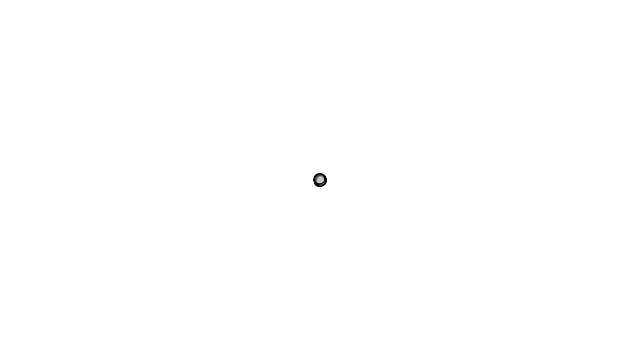
Frame 1 (no input)
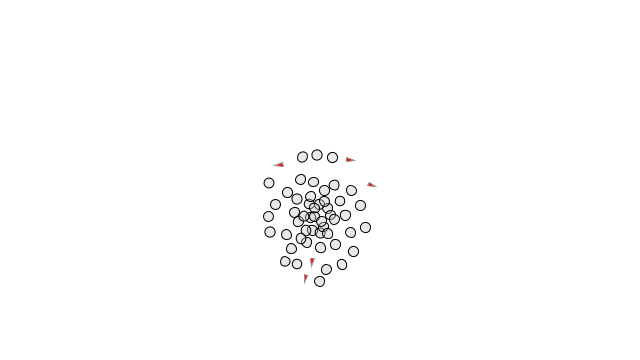
Frame 60 (the mouse pressed at the canvas centre just before this capture)
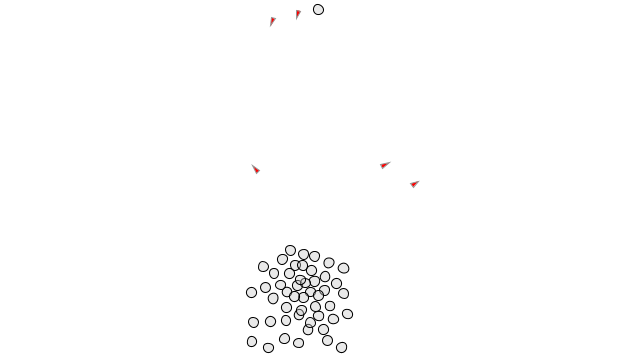
Frame 120 (the mouse held since frame 60 and released just before this capture)

The Processing sketch that drew these frames (run headless with seeded random() and noise(); from frame 60 on, the mouse is pressed at the canvas centre):

// Processing sketch: processing_125298
// ── processing_125298.pde

Flock flock;

void setup() {
  size(640, 360);
  flock = new Flock();

  // Add an initial set of boids into the system
  for (int i = 0; i < 5; i++) {
    flock.addBoid(new Predator(width/2, height/2));
  }

  for (int i = 0; i < 50; i++) {
    flock.addBoid(new Boid(width/2, height/2));
  }
}

void draw() {
  background(255);
  flock.run();
  
}


void mousePressed() {
  if (mouseButton == LEFT) {
    flock.addBoid(new Boid(mouseX, mouseY));
  } 
  else if (mouseButton == RIGHT) {
    flock.addBoid(new Predator(mouseX, mouseY));
  }
}

// The Boid class

class Boid {

  PVector location;
  PVector velocity;
  PVector acceleration;
  float r;
  float maxforce;    // Maximum steering force
  float maxspeed;    // Maximum speed
  float SepVal = 15;

  Boid(float x, float y) {
    acceleration = new PVector(0, 0);

    // This is a new PVector method not yet implemented in JS
    // velocity = PVector.random2D();

    // Leaving the code temporarily this way so that this example runs in JS
    float angle = random(TWO_PI);
    velocity = new PVector(cos(angle), sin(angle));

    location = new PVector(x, y);
    r = 2.0;
    maxspeed = 2;
    maxforce = 0.03;
  }

  void run(ArrayList<Boid> boids) {
    flock(boids);
    update();
    borders();
    render();
  }

  void applyForce(PVector force) {
    // We could add mass here if we want A = F / M
    acceleration.add(force);
  }

  // We accumulate a new acceleration each time based on three rules
  void flock(ArrayList<Boid> boids) {
    PVector sep = separate(boids);   // Separation
    PVector ali = align(boids);      // Alignment
    PVector coh = cohesion(boids);   // Cohesion
    // Arbitrarily weight these forces
    sep.mult(1.5);
    ali.mult(1.0);
    coh.mult(1.0);
    // Add the force vectors to acceleration
    applyForce(sep);
    applyForce(ali);
    applyForce(coh);
  }

  // Method to update location
  void update() {
    // Update velocity
    velocity.add(acceleration);
    // Limit speed
    velocity.limit(maxspeed);
    location.add(velocity);
    // Reset accelertion to 0 each cycle
    acceleration.mult(0);
  }

  // A method that calculates and applies a steering force towards a target
  // STEER = DESIRED MINUS VELOCITY
  PVector seek(PVector target) {
    PVector desired = PVector.sub(target, location);  // A vector pointing from the location to the target
    // Scale to maximum speed
    desired.normalize();
    desired.mult(maxspeed);

    // Above two lines of code below could be condensed with new PVector setMag() method
    // Not using this method until Processing.js catches up
    // desired.setMag(maxspeed);

    // Steering = Desired minus Velocity
    PVector steer = PVector.sub(desired, velocity);
    steer.limit(maxforce);  // Limit to maximum steering force
    return steer;
  }

  void render() {
    // Draw a triangle rotated in the direction of velocity
    float theta = velocity.heading2D() + radians(90);
    // heading2D() above is now heading() but leaving old syntax until Processing.js catches up

    fill(200, 100);
    stroke(0);
    pushMatrix();
    translate(location.x, location.y);
    rotate(theta);
    ellipse(0, 0, 10, 10);
    popMatrix();
  }

  // Wraparound
  void borders() {
    if (location.x < -r) location.x = width+r;
    if (location.y < -r) location.y = height+r;
    if (location.x > width+r) location.x = -r;
    if (location.y > height+r) location.y = -r;
  }

  // Separation
  // Method checks for nearby boids and steers away
  PVector separate (ArrayList<Boid> boids) {
    float desiredseparation = SepVal;
    PVector steer = new PVector(0, 0, 0);
    int count = 0;
    // For every boid in the system, check if it's too close
    for (Boid other : boids) {
      float d = PVector.dist(location, other.location);
      // If the distance is greater than 0 and less than an arbitrary amount (0 when you are yourself)
      if ((d > 0) && (d < desiredseparation)) {
        // Calculate vector pointing away from neighbor
        PVector diff = PVector.sub(location, other.location);
        diff.normalize();
        diff.div(d);        // Weight by distance
        steer.add(diff);
        count++;            // Keep track of how many
      }
    }
    // Average -- divide by how many
    if (count > 0) {
      steer.div((float)count);
    }

    // As long as the vector is greater than 0
    if (steer.mag() > 0) {
      // First two lines of code below could be condensed with new PVector setMag() method
      // Not using this method until Processing.js catches up
      // steer.setMag(maxspeed);

      // Implement Reynolds: Steering = Desired - Velocity
      steer.normalize();
      steer.mult(maxspeed);
      steer.sub(velocity);
      steer.limit(maxforce);
    }
    return steer;
  }

  // Alignment
  // For every nearby boid in the system, calculate the average velocity
  PVector align (ArrayList<Boid> boids) {
    float neighbordist = 50;
    PVector sum = new PVector(0, 0);
    int count = 0;
    for (Boid other : boids) {
      float d = PVector.dist(location, other.location);
      if ((d > 0) && (d < neighbordist)) {
        sum.add(other.velocity);
        count++;
      }
    }
    if (count > 0) {
      sum.div((float)count);
      // First two lines of code below could be condensed with new PVector setMag() method
      // Not using this method until Processing.js catches up
      // sum.setMag(maxspeed);

      // Implement Reynolds: Steering = Desired - Velocity
      sum.normalize();
      sum.mult(maxspeed);
      PVector steer = PVector.sub(sum, velocity);
      steer.limit(maxforce);
      return steer;
    } 
    else {
      return new PVector(0, 0);
    }
  }

  // Cohesion
  // For the average location (i.e. center) of all nearby boids, calculate steering vector towards that location
  PVector cohesion (ArrayList<Boid> boids) {
    float neighbordist = 50;
    PVector sum = new PVector(0, 0);   // Start with empty vector to accumulate all locations
    int count = 0;
    for (Boid other : boids) {
      float d = PVector.dist(location, other.location);
      if ((d > 0) && (d < neighbordist)) {
        sum.add(other.location); // Add location
        count++;
      }
    }
    if (count > 0) {
      sum.div(count);
      return seek(sum);  // Steer towards the location
    } 
    else {
      return new PVector(0, 0);
    }
  }
}

// The Flock (a list of Boid objects)

class Flock {
  ArrayList<Boid> boids; // An ArrayList for all the boids

    Flock() {
    boids = new ArrayList<Boid>(); // Initialize the ArrayList
  }

  void run() {
    for (Boid b : boids) {
      b.run(boids);  // Passing the entire list of boids to each boid individually
    }
  }

  void addBoid(Boid b) {
    boids.add(b);
  }
}


class Predator extends Boid {
  float SepVal = 500;
  Predator(float x, float y) {
    super(x, y );
  }  

  void render() {
    // Draw a triangle rotated in the direction of velocity
    float theta = velocity.heading2D() + radians(90);
    // heading2D() above is now heading() but leaving old syntax until Processing.js catches up

    fill(255, 0, 0);
    stroke(150);
    pushMatrix();
    translate(location.x, location.y);
    rotate(theta);
    beginShape(TRIANGLES);
    vertex(0, -r*2);
    vertex(-r, r*2);
    vertex(r, r*2);
    endShape();
    popMatrix();
  }
  
    // Separation
  // Method checks for nearby boids and steers away
  PVector separate (ArrayList<Boid> boids) {
    float desiredseparation = SepVal;
    PVector steer = new PVector(0, 0, 0);
    int count = 0;
    // For every boid in the system, check if it's too close
    for (Boid other : boids) {
      float d = PVector.dist(location, other.location);
      // If the distance is greater than 0 and less than an arbitrary amount (0 when you are yourself)
      if ((d > 0) && (d < desiredseparation)) {
        // Calculate vector pointing away from neighbor
        PVector diff = PVector.sub(location, other.location);
        diff.normalize();
        diff.div(d);        // Weight by distance
        steer.add(diff);
        count++;            // Keep track of how many
      }
    }
    // Average -- divide by how many
    if (count > 0) {
      steer.div((float)count);
    }

    // As long as the vector is greater than 0
    if (steer.mag() > 0) {
      // First two lines of code below could be condensed with new PVector setMag() method
      // Not using this method until Processing.js catches up
      // steer.setMag(maxspeed);

      // Implement Reynolds: Steering = Desired - Velocity
      steer.normalize();
      steer.mult(maxspeed);
      steer.sub(velocity);
      steer.limit(maxforce);
    }
    return steer;
  }
  
}
